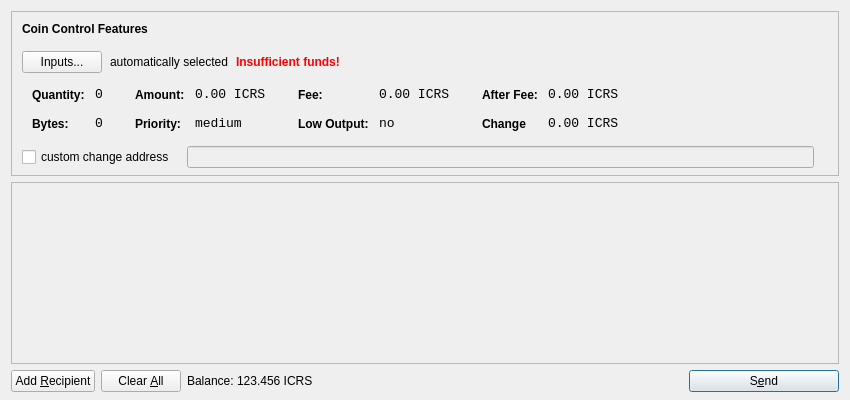
<?xml version="1.0" encoding="UTF-8"?>
<ui version="4.0">
 <class>SendCoinsDialog</class>
 <widget class="QDialog" name="SendCoinsDialog">
  <property name="geometry">
   <rect>
    <x>0</x>
    <y>0</y>
    <width>850</width>
    <height>400</height>
   </rect>
  </property>
  <property name="windowTitle">
   <string>Send Coins</string>
  </property>
  <layout class="QVBoxLayout" name="verticalLayout" stretch="0,1,0">
   <property name="bottomMargin">
    <number>8</number>
   </property>
   <item>
    <widget class="QFrame" name="frameCoinControl">
     <property name="sizePolicy">
      <sizepolicy hsizetype="Expanding" vsizetype="Expanding">
       <horstretch>0</horstretch>
       <verstretch>0</verstretch>
      </sizepolicy>
     </property>
     <property name="maximumSize">
      <size>
       <width>16777215</width>
       <height>16777215</height>
      </size>
     </property>
     <property name="frameShape">
      <enum>QFrame::StyledPanel</enum>
     </property>
     <property name="frameShadow">
      <enum>QFrame::Sunken</enum>
     </property>
     <layout class="QVBoxLayout" name="verticalLayoutCoinControl2">
      <property name="spacing">
       <number>-1</number>
      </property>
      <property name="leftMargin">
       <number>0</number>
      </property>
      <property name="topMargin">
       <number>0</number>
      </property>
      <property name="rightMargin">
       <number>0</number>
      </property>
      <property name="bottomMargin">
       <number>6</number>
      </property>
      <item>
       <layout class="QVBoxLayout" name="verticalLayoutCoinControl" stretch="0,0,0,0,1">
        <property name="spacing">
         <number>0</number>
        </property>
        <property name="leftMargin">
         <number>10</number>
        </property>
        <property name="topMargin">
         <number>10</number>
        </property>
        <item>
         <layout class="QHBoxLayout" name="horizontalLayoutCoinControl1">
          <property name="bottomMargin">
           <number>15</number>
          </property>
          <item>
           <widget class="QLabel" name="labelCoinControlFeatures">
            <property name="sizePolicy">
             <sizepolicy hsizetype="Preferred" vsizetype="Maximum">
              <horstretch>0</horstretch>
              <verstretch>0</verstretch>
             </sizepolicy>
            </property>
            <property name="font">
             <font>
              <weight>75</weight>
              <bold>true</bold>
             </font>
            </property>
            <property name="styleSheet">
             <string notr="true">font-weight:bold;</string>
            </property>
            <property name="text">
             <string>Coin Control Features</string>
            </property>
           </widget>
          </item>
         </layout>
        </item>
        <item>
         <layout class="QHBoxLayout" name="horizontalLayoutCoinControl2" stretch="0,0,0,0">
          <property name="spacing">
           <number>8</number>
          </property>
          <property name="bottomMargin">
           <number>10</number>
          </property>
          <item>
           <widget class="QPushButton" name="pushButtonCoinControl">
            <property name="styleSheet">
             <string notr="true"/>
            </property>
            <property name="text">
             <string>Inputs...</string>
            </property>
           </widget>
          </item>
          <item>
           <widget class="QLabel" name="labelCoinControlAutomaticallySelected">
            <property name="text">
             <string>automatically selected</string>
            </property>
            <property name="margin">
             <number>5</number>
            </property>
           </widget>
          </item>
          <item>
           <widget class="QLabel" name="labelCoinControlInsuffFunds">
            <property name="font">
             <font>
              <weight>75</weight>
              <bold>true</bold>
             </font>
            </property>
            <property name="styleSheet">
             <string notr="true">color:red;font-weight:bold;</string>
            </property>
            <property name="text">
             <string>Insufficient funds!</string>
            </property>
            <property name="margin">
             <number>5</number>
            </property>
           </widget>
          </item>
          <item>
           <spacer name="horizontalSpacerCoinControl">
            <property name="orientation">
             <enum>Qt::Horizontal</enum>
            </property>
            <property name="sizeHint" stdset="0">
             <size>
              <width>40</width>
              <height>1</height>
             </size>
            </property>
           </spacer>
          </item>
         </layout>
        </item>
        <item>
         <widget class="QWidget" name="widgetCoinControl" native="true">
          <property name="sizePolicy">
           <sizepolicy hsizetype="Preferred" vsizetype="Preferred">
            <horstretch>0</horstretch>
            <verstretch>0</verstretch>
           </sizepolicy>
          </property>
          <property name="minimumSize">
           <size>
            <width>0</width>
            <height>0</height>
           </size>
          </property>
          <property name="styleSheet">
           <string notr="true"/>
          </property>
          <layout class="QHBoxLayout" name="horizontalLayoutCoinControl5">
           <property name="margin">
            <number>0</number>
           </property>
           <item>
            <layout class="QHBoxLayout" name="horizontalLayoutCoinControl3" stretch="0,0,0,1">
             <property name="spacing">
              <number>20</number>
             </property>
             <property name="topMargin">
              <number>0</number>
             </property>
             <property name="bottomMargin">
              <number>10</number>
             </property>
             <item>
              <layout class="QFormLayout" name="formLayoutCoinControl1">
               <property name="horizontalSpacing">
                <number>10</number>
               </property>
               <property name="verticalSpacing">
                <number>14</number>
               </property>
               <property name="leftMargin">
                <number>10</number>
               </property>
               <property name="topMargin">
                <number>4</number>
               </property>
               <property name="rightMargin">
                <number>6</number>
               </property>
               <item row="0" column="0">
                <widget class="QLabel" name="labelCoinControlQuantityText">
                 <property name="styleSheet">
                  <string notr="true">font-weight:bold;</string>
                 </property>
                 <property name="text">
                  <string>Quantity:</string>
                 </property>
                 <property name="margin">
                  <number>0</number>
                 </property>
                </widget>
               </item>
               <item row="0" column="1">
                <widget class="QLabel" name="labelCoinControlQuantity">
                 <property name="font">
                  <font>
                   <family>Monospace</family>
                   <pointsize>10</pointsize>
                  </font>
                 </property>
                 <property name="cursor">
                  <cursorShape>IBeamCursor</cursorShape>
                 </property>
                 <property name="contextMenuPolicy">
                  <enum>Qt::ActionsContextMenu</enum>
                 </property>
                 <property name="text">
                  <string>0</string>
                 </property>
                 <property name="margin">
                  <number>0</number>
                 </property>
                 <property name="textInteractionFlags">
                  <set>Qt::LinksAccessibleByMouse|Qt::TextSelectableByKeyboard|Qt::TextSelectableByMouse</set>
                 </property>
                </widget>
               </item>
               <item row="1" column="0">
                <widget class="QLabel" name="labelCoinControlBytesText">
                 <property name="styleSheet">
                  <string notr="true">font-weight:bold;</string>
                 </property>
                 <property name="text">
                  <string>Bytes:</string>
                 </property>
                </widget>
               </item>
               <item row="1" column="1">
                <widget class="QLabel" name="labelCoinControlBytes">
                 <property name="font">
                  <font>
                   <family>Monospace</family>
                   <pointsize>10</pointsize>
                  </font>
                 </property>
                 <property name="cursor">
                  <cursorShape>IBeamCursor</cursorShape>
                 </property>
                 <property name="contextMenuPolicy">
                  <enum>Qt::ActionsContextMenu</enum>
                 </property>
                 <property name="text">
                  <string>0</string>
                 </property>
                 <property name="textInteractionFlags">
                  <set>Qt::LinksAccessibleByMouse|Qt::TextSelectableByKeyboard|Qt::TextSelectableByMouse</set>
                 </property>
                </widget>
               </item>
              </layout>
             </item>
             <item>
              <layout class="QFormLayout" name="formLayoutCoinControl2">
               <property name="horizontalSpacing">
                <number>10</number>
               </property>
               <property name="verticalSpacing">
                <number>14</number>
               </property>
               <property name="leftMargin">
                <number>6</number>
               </property>
               <property name="topMargin">
                <number>4</number>
               </property>
               <property name="rightMargin">
                <number>6</number>
               </property>
               <item row="0" column="0">
                <widget class="QLabel" name="labelCoinControlAmountText">
                 <property name="styleSheet">
                  <string notr="true">font-weight:bold;</string>
                 </property>
                 <property name="text">
                  <string>Amount:</string>
                 </property>
                 <property name="margin">
                  <number>0</number>
                 </property>
                </widget>
               </item>
               <item row="0" column="1">
                <widget class="QLabel" name="labelCoinControlAmount">
                 <property name="font">
                  <font>
                   <family>Monospace</family>
                   <pointsize>10</pointsize>
                  </font>
                 </property>
                 <property name="cursor">
                  <cursorShape>IBeamCursor</cursorShape>
                 </property>
                 <property name="contextMenuPolicy">
                  <enum>Qt::ActionsContextMenu</enum>
                 </property>
                 <property name="text">
                  <string>0.00 ICRS</string>
                 </property>
                 <property name="textInteractionFlags">
                  <set>Qt::LinksAccessibleByMouse|Qt::TextSelectableByKeyboard|Qt::TextSelectableByMouse</set>
                 </property>
                </widget>
               </item>
               <item row="1" column="0">
                <widget class="QLabel" name="labelCoinControlPriorityText">
                 <property name="styleSheet">
                  <string notr="true">font-weight:bold;</string>
                 </property>
                 <property name="text">
                  <string>Priority:</string>
                 </property>
                </widget>
               </item>
               <item row="1" column="1">
                <widget class="QLabel" name="labelCoinControlPriority">
                 <property name="font">
                  <font>
                   <family>Monospace</family>
                   <pointsize>10</pointsize>
                  </font>
                 </property>
                 <property name="cursor">
                  <cursorShape>IBeamCursor</cursorShape>
                 </property>
                 <property name="contextMenuPolicy">
                  <enum>Qt::ActionsContextMenu</enum>
                 </property>
                 <property name="text">
                  <string>medium</string>
                 </property>
                 <property name="textInteractionFlags">
                  <set>Qt::LinksAccessibleByMouse|Qt::TextSelectableByKeyboard|Qt::TextSelectableByMouse</set>
                 </property>
                </widget>
               </item>
              </layout>
             </item>
             <item>
              <layout class="QFormLayout" name="formLayoutCoinControl3">
               <property name="horizontalSpacing">
                <number>10</number>
               </property>
               <property name="verticalSpacing">
                <number>14</number>
               </property>
               <property name="leftMargin">
                <number>6</number>
               </property>
               <property name="topMargin">
                <number>4</number>
               </property>
               <property name="rightMargin">
                <number>6</number>
               </property>
               <item row="0" column="0">
                <widget class="QLabel" name="labelCoinControlFeeText">
                 <property name="styleSheet">
                  <string notr="true">font-weight:bold;</string>
                 </property>
                 <property name="text">
                  <string>Fee:</string>
                 </property>
                 <property name="margin">
                  <number>0</number>
                 </property>
                </widget>
               </item>
               <item row="0" column="1">
                <widget class="QLabel" name="labelCoinControlFee">
                 <property name="font">
                  <font>
                   <family>Monospace</family>
                   <pointsize>10</pointsize>
                  </font>
                 </property>
                 <property name="cursor">
                  <cursorShape>IBeamCursor</cursorShape>
                 </property>
                 <property name="contextMenuPolicy">
                  <enum>Qt::ActionsContextMenu</enum>
                 </property>
                 <property name="text">
                  <string>0.00 ICRS</string>
                 </property>
                 <property name="textInteractionFlags">
                  <set>Qt::LinksAccessibleByMouse|Qt::TextSelectableByKeyboard|Qt::TextSelectableByMouse</set>
                 </property>
                </widget>
               </item>
               <item row="1" column="0">
                <widget class="QLabel" name="labelCoinControlLowOutputText">
                 <property name="styleSheet">
                  <string notr="true">font-weight:bold;</string>
                 </property>
                 <property name="text">
                  <string>Low Output:</string>
                 </property>
                </widget>
               </item>
               <item row="1" column="1">
                <widget class="QLabel" name="labelCoinControlLowOutput">
                 <property name="font">
                  <font>
                   <family>Monospace</family>
                   <pointsize>10</pointsize>
                  </font>
                 </property>
                 <property name="cursor">
                  <cursorShape>IBeamCursor</cursorShape>
                 </property>
                 <property name="contextMenuPolicy">
                  <enum>Qt::ActionsContextMenu</enum>
                 </property>
                 <property name="text">
                  <string>no</string>
                 </property>
                 <property name="textInteractionFlags">
                  <set>Qt::LinksAccessibleByMouse|Qt::TextSelectableByKeyboard|Qt::TextSelectableByMouse</set>
                 </property>
                </widget>
               </item>
              </layout>
             </item>
             <item>
              <layout class="QFormLayout" name="formLayoutCoinControl4">
               <property name="horizontalSpacing">
                <number>10</number>
               </property>
               <property name="verticalSpacing">
                <number>14</number>
               </property>
               <property name="leftMargin">
                <number>6</number>
               </property>
               <property name="topMargin">
                <number>4</number>
               </property>
               <property name="rightMargin">
                <number>6</number>
               </property>
               <item row="0" column="0">
                <widget class="QLabel" name="labelCoinControlAfterFeeText">
                 <property name="styleSheet">
                  <string notr="true">font-weight:bold;</string>
                 </property>
                 <property name="text">
                  <string>After Fee:</string>
                 </property>
                 <property name="margin">
                  <number>0</number>
                 </property>
                </widget>
               </item>
               <item row="0" column="1">
                <widget class="QLabel" name="labelCoinControlAfterFee">
                 <property name="font">
                  <font>
                   <family>Monospace</family>
                   <pointsize>10</pointsize>
                  </font>
                 </property>
                 <property name="cursor">
                  <cursorShape>IBeamCursor</cursorShape>
                 </property>
                 <property name="contextMenuPolicy">
                  <enum>Qt::ActionsContextMenu</enum>
                 </property>
                 <property name="text">
                  <string>0.00 ICRS</string>
                 </property>
                 <property name="textInteractionFlags">
                  <set>Qt::LinksAccessibleByMouse|Qt::TextSelectableByKeyboard|Qt::TextSelectableByMouse</set>
                 </property>
                </widget>
               </item>
               <item row="1" column="0">
                <widget class="QLabel" name="labelCoinControlChangeText">
                 <property name="styleSheet">
                  <string notr="true">font-weight:bold;</string>
                 </property>
                 <property name="text">
                  <string>Change</string>
                 </property>
                </widget>
               </item>
               <item row="1" column="1">
                <widget class="QLabel" name="labelCoinControlChange">
                 <property name="font">
                  <font>
                   <family>Monospace</family>
                   <pointsize>10</pointsize>
                  </font>
                 </property>
                 <property name="cursor">
                  <cursorShape>IBeamCursor</cursorShape>
                 </property>
                 <property name="contextMenuPolicy">
                  <enum>Qt::ActionsContextMenu</enum>
                 </property>
                 <property name="text">
                  <string>0.00 ICRS</string>
                 </property>
                 <property name="textInteractionFlags">
                  <set>Qt::LinksAccessibleByMouse|Qt::TextSelectableByKeyboard|Qt::TextSelectableByMouse</set>
                 </property>
                </widget>
               </item>
              </layout>
             </item>
            </layout>
           </item>
          </layout>
         </widget>
        </item>
        <item>
         <layout class="QHBoxLayout" name="horizontalLayoutCoinControl4" stretch="0,0,0">
          <property name="spacing">
           <number>12</number>
          </property>
          <property name="sizeConstraint">
           <enum>QLayout::SetDefaultConstraint</enum>
          </property>
          <property name="topMargin">
           <number>5</number>
          </property>
          <property name="rightMargin">
           <number>5</number>
          </property>
          <item>
           <widget class="QCheckBox" name="checkBoxCoinControlChange">
            <property name="text">
             <string>custom change address</string>
            </property>
           </widget>
          </item>
          <item>
           <widget class="QLineEdit" name="lineEditCoinControlChange">
            <property name="enabled">
             <bool>false</bool>
            </property>
            <property name="sizePolicy">
             <sizepolicy hsizetype="Expanding" vsizetype="Fixed">
              <horstretch>0</horstretch>
              <verstretch>0</verstretch>
             </sizepolicy>
            </property>
           </widget>
          </item>
          <item>
           <widget class="QLabel" name="labelCoinControlChangeLabel">
            <property name="sizePolicy">
             <sizepolicy hsizetype="Preferred" vsizetype="Expanding">
              <horstretch>0</horstretch>
              <verstretch>0</verstretch>
             </sizepolicy>
            </property>
            <property name="minimumSize">
             <size>
              <width>0</width>
              <height>0</height>
             </size>
            </property>
            <property name="text">
             <string/>
            </property>
            <property name="margin">
             <number>3</number>
            </property>
           </widget>
          </item>
         </layout>
        </item>
        <item>
         <spacer name="verticalSpacerCoinControl">
          <property name="orientation">
           <enum>Qt::Vertical</enum>
          </property>
          <property name="sizeHint" stdset="0">
           <size>
            <width>800</width>
            <height>1</height>
           </size>
          </property>
         </spacer>
        </item>
       </layout>
      </item>
     </layout>
    </widget>
   </item>
   <item>
    <widget class="QScrollArea" name="scrollArea">
     <property name="widgetResizable">
      <bool>true</bool>
     </property>
     <widget class="QWidget" name="scrollAreaWidgetContents">
      <property name="geometry">
       <rect>
        <x>0</x>
        <y>0</y>
        <width>830</width>
        <height>165</height>
       </rect>
      </property>
      <layout class="QVBoxLayout" name="verticalLayout_2">
       <property name="margin">
        <number>0</number>
       </property>
       <item>
        <layout class="QVBoxLayout" name="entries">
         <property name="spacing">
          <number>6</number>
         </property>
        </layout>
       </item>
       <item>
        <spacer name="verticalSpacer">
         <property name="orientation">
          <enum>Qt::Vertical</enum>
         </property>
         <property name="sizeHint" stdset="0">
          <size>
           <width>20</width>
           <height>40</height>
          </size>
         </property>
        </spacer>
       </item>
      </layout>
     </widget>
    </widget>
   </item>
   <item>
    <layout class="QHBoxLayout" name="horizontalLayout">
     <item>
      <widget class="QPushButton" name="addButton">
       <property name="toolTip">
        <string>Send to multiple recipients at once</string>
       </property>
       <property name="text">
        <string>Add &amp;Recipient</string>
       </property>
       <property name="icon">
        <iconset resource="../bitcoin.qrc">
         <normaloff>:/icons/add</normaloff>:/icons/add</iconset>
       </property>
       <property name="autoDefault">
        <bool>false</bool>
       </property>
      </widget>
     </item>
     <item>
      <widget class="QPushButton" name="clearButton">
       <property name="sizePolicy">
        <sizepolicy hsizetype="Minimum" vsizetype="Fixed">
         <horstretch>0</horstretch>
         <verstretch>0</verstretch>
        </sizepolicy>
       </property>
       <property name="toolTip">
        <string>Remove all transaction fields</string>
       </property>
       <property name="text">
        <string>Clear &amp;All</string>
       </property>
       <property name="icon">
        <iconset resource="../bitcoin.qrc">
         <normaloff>:/icons/remove</normaloff>:/icons/remove</iconset>
       </property>
       <property name="autoRepeatDelay">
        <number>300</number>
       </property>
       <property name="autoDefault">
        <bool>false</bool>
       </property>
      </widget>
     </item>
     <item>
      <layout class="QHBoxLayout" name="horizontalLayout_2">
       <property name="spacing">
        <number>3</number>
       </property>
       <item>
        <widget class="QLabel" name="label">
         <property name="sizePolicy">
          <sizepolicy hsizetype="Preferred" vsizetype="Fixed">
           <horstretch>0</horstretch>
           <verstretch>0</verstretch>
          </sizepolicy>
         </property>
         <property name="text">
          <string>Balance:</string>
         </property>
        </widget>
       </item>
       <item>
        <widget class="QLabel" name="labelBalance">
         <property name="sizePolicy">
          <sizepolicy hsizetype="Preferred" vsizetype="Fixed">
           <horstretch>0</horstretch>
           <verstretch>0</verstretch>
          </sizepolicy>
         </property>
         <property name="cursor">
          <cursorShape>IBeamCursor</cursorShape>
         </property>
         <property name="text">
          <string>123.456 ICRS</string>
         </property>
         <property name="textInteractionFlags">
          <set>Qt::LinksAccessibleByMouse|Qt::TextSelectableByKeyboard|Qt::TextSelectableByMouse</set>
         </property>
        </widget>
       </item>
      </layout>
     </item>
     <item>
      <spacer name="horizontalSpacer">
       <property name="orientation">
        <enum>Qt::Horizontal</enum>
       </property>
       <property name="sizeHint" stdset="0">
        <size>
         <width>40</width>
         <height>20</height>
        </size>
       </property>
      </spacer>
     </item>
     <item>
      <widget class="QPushButton" name="sendButton">
       <property name="minimumSize">
        <size>
         <width>150</width>
         <height>0</height>
        </size>
       </property>
       <property name="toolTip">
        <string>Confirm the send action</string>
       </property>
       <property name="text">
        <string>S&amp;end</string>
       </property>
       <property name="icon">
        <iconset resource="../bitcoin.qrc">
         <normaloff>:/icons/send</normaloff>:/icons/send</iconset>
       </property>
       <property name="default">
        <bool>true</bool>
       </property>
      </widget>
     </item>
    </layout>
   </item>
  </layout>
 </widget>
 <resources>
  <include location="../bitcoin.qrc"/>
 </resources>
 <connections/>
</ui>
